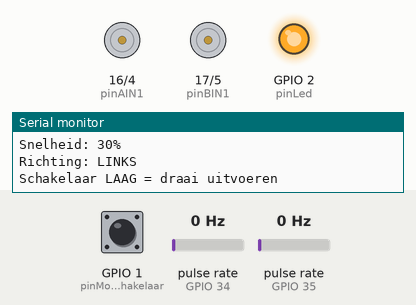
This sketch was run on a simulated ESP32. Parts: motor-driver pin pairs drawn as motors (green arrow = first pin HIGH = forward, orange = second pin HIGH = backward, longer = more drive, scaled by the enable pin), output pins drawn as LEDs (lit = HIGH), the last lines printed to the serial monitor. Wiring (inferred from the names in the program): 2 × pulse sensor: data GPIO 34 / data GPIO 35. The inputs (shaded band) are chosen by the test bench; at power-on: GPIO 1 (pinModeSchakelaar) HIGH, pulse rate (sensors on GPIO 34, GPIO 35) 0 Hz.

Above: at 1.7 s.
1.8 s: GPIO 1 (pinModeSchakelaar) pulled LOW for 0.15 s
At 2.6 s:
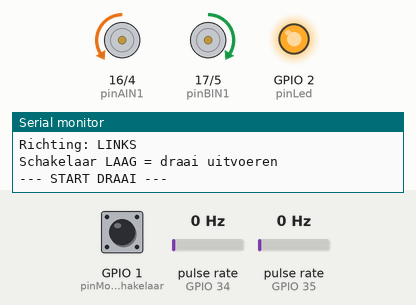
3.4 s: pulse rate (sensor on GPIO 34) set to 100 Hz
6.4 s: pulse rate (sensor on GPIO 34) set to 4 Hz
At 7.3 s:
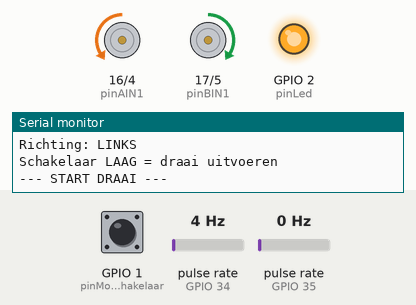
7.9 s: pulse rate (sensor on GPIO 35) set to 26 Hz
10.9 s: pulse rate (sensor on GPIO 35) set to 31 Hz
At 12.25 s:
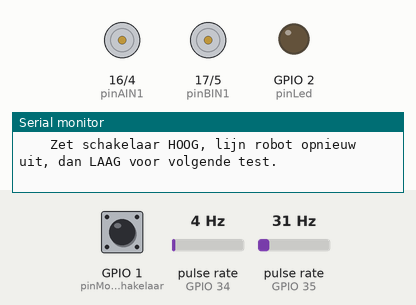
13.9 s: GPIO 1 (pinModeSchakelaar) pulled LOW for 1 s
At 14.2 s:
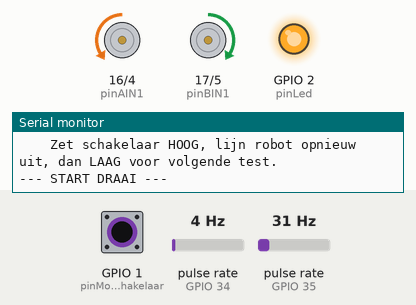
Timing chart, 0 to 16.9 s (numbered marks = the images above; inputs shaded):
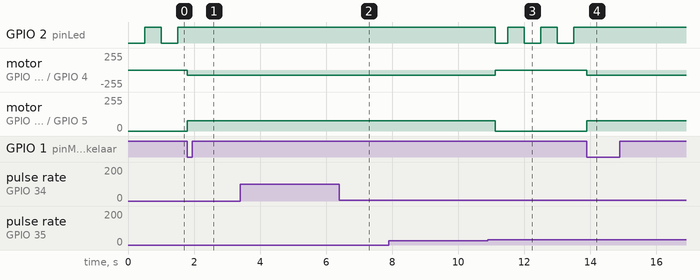

The sketch:

testticksdraaien.ino
```cpp
// ==========================================
// DRAAI KALIBRATIE PROGRAMMA
// ==========================================
// Meet hoeveel encoder-ticks nodig zijn per graad draaien
//
// GEBRUIK:
// 1. Zet robot op de grond met referentiepunt (tape)
// 2. Pas TICKS_PER_DRAAI aan hieronder
// 3. Upload
// 4. Schakelaar HOOG = wachten, LAAG = draai uitvoeren
// 5. Na elke draai: meet met gradenboog hoeveel graden werkelijk gedraaid
// 6. Herhaal met verschillende TICKS_PER_DRAAI tot je 90° precies hebt
// ==========================================

// --- PAS DEZE AAN ---
int TICKS_PER_DRAAI = 200;   // aantal ticks per test
int draaiSnelheidPct = 30;   // snelheid in % (lager = preciezer, te laag = stilstand door wrijving)
bool draaiLinks = true;      // true = links, false = rechts

// ==========================================
// --- MOTOR PINS (TB6612) ---
const int pinAIN1 = 16, pinAIN2 = 4,  pinPWMA = 18;
const int pinBIN1 = 17, pinBIN2 = 5,  pinPWMB = 19;
const int pwmFreq = 5000, pwmResolution = 8;

// --- ENCODERS ---
const int pinEncoderL = 34;
const int pinEncoderR = 35;
volatile long encoderTellerL = 0;
volatile long encoderTellerR = 0;

void IRAM_ATTR encoderISR_L() { encoderTellerL++; }
void IRAM_ATTR encoderISR_R() { encoderTellerR++; }

// --- SCHAKELAAR & LED ---
const int pinModeSchakelaar = 1;
const int pinLed = 2;

int draaiSnelheid;
bool vorigeSchakelaarHoog = true;

void setup() {
  Serial.begin(115200);
  delay(500);

  pinMode(pinModeSchakelaar, INPUT_PULLUP);
  pinMode(pinLed, OUTPUT);
  digitalWrite(pinLed, LOW);

  pinMode(pinAIN1, OUTPUT); pinMode(pinAIN2, OUTPUT);
  pinMode(pinBIN1, OUTPUT); pinMode(pinBIN2, OUTPUT);
  ledcAttach(pinPWMA, pwmFreq, pwmResolution);
  ledcAttach(pinPWMB, pwmFreq, pwmResolution);

  pinMode(pinEncoderL, INPUT_PULLUP);
  pinMode(pinEncoderR, INPUT_PULLUP);
  attachInterrupt(digitalPinToInterrupt(pinEncoderL), encoderISR_L, RISING);
  attachInterrupt(digitalPinToInterrupt(pinEncoderR), encoderISR_R, RISING);

  draaiSnelheid = (draaiSnelheidPct * 255) / 100;

  Serial.println("\n=== DRAAI KALIBRATIE ===");
  Serial.print("Target ticks: "); Serial.println(TICKS_PER_DRAAI);
  Serial.print("Snelheid: ");     Serial.print(draaiSnelheidPct); Serial.println("%");
  Serial.print("Richting: ");     Serial.println(draaiLinks ? "LINKS" : "RECHTS");
  Serial.println("Schakelaar LAAG = draai uitvoeren");
}

void loop() {
  bool schakelaarHoog = (digitalRead(pinModeSchakelaar) == HIGH);

  // Edge detectie: HOOG -> LAAG = start draai
  if (vorigeSchakelaarHoog && !schakelaarHoog) {
    voerDraaiUit();
  }
  vorigeSchakelaarHoog = schakelaarHoog;

  // LED knippert langzaam in ruststand
  digitalWrite(pinLed, (millis() / 500) % 2);
}

void voerDraaiUit() {
  Serial.println("\n--- START DRAAI ---");

  encoderTellerL = 0;
  encoderTellerR = 0;

  // Motoren aan in juiste richting
  if (draaiLinks) {
    setMotorLinks(-draaiSnelheid);
    setMotorRechts(draaiSnelheid);
  } else {
    setMotorLinks(draaiSnelheid);
    setMotorRechts(-draaiSnelheid);
  }

  // LED aan tijdens draai
  digitalWrite(pinLed, HIGH);

  // Wacht tot gemiddelde tick-telling het doel bereikt
  while (((encoderTellerL + encoderTellerR) / 2) < TICKS_PER_DRAAI) {
    delay(1);
  }

  // Remmen
  setMotorLinks(0);
  setMotorRechts(0);
  digitalWrite(pinLed, LOW);

  // Resultaat
  Serial.print("Ticks links: ");  Serial.println(encoderTellerL);
  Serial.print("Ticks rechts: "); Serial.println(encoderTellerR);
  Serial.print("Gemiddeld: ");    Serial.println((encoderTellerL + encoderTellerR) / 2);
  Serial.println("--> Meet nu met gradenboog hoeveel graden gedraaid!");
  Serial.println("    Zet schakelaar HOOG, lijn robot opnieuw uit, dan LAAG voor volgende test.");
}

// === MOTOR CONTROL ===
void setMotorLinks(int s) {
  s = constrain(s, -255, 255);
  if (s > 0)      { digitalWrite(pinAIN1, HIGH); digitalWrite(pinAIN2, LOW);  ledcWrite(pinPWMA,  s); }
  else if (s < 0) { digitalWrite(pinAIN1, LOW);  digitalWrite(pinAIN2, HIGH); ledcWrite(pinPWMA, -s); }
  else            { digitalWrite(pinAIN1, LOW);  digitalWrite(pinAIN2, LOW);  ledcWrite(pinPWMA,  0); }
}

void setMotorRechts(int s) {
  s = constrain(s, -255, 255);
  if (s > 0)      { digitalWrite(pinBIN1, HIGH); digitalWrite(pinBIN2, LOW);  ledcWrite(pinPWMB,  s); }
  else if (s < 0) { digitalWrite(pinBIN1, LOW);  digitalWrite(pinBIN2, HIGH); ledcWrite(pinPWMB, -s); }
  else            { digitalWrite(pinBIN1, LOW);  digitalWrite(pinBIN2, LOW);  ledcWrite(pinPWMB,  0); }
}
```

Measured:
- the behaviour switches between 28 and 29 Hz on pulse rate (sensor on GPIO 35) (found by bisection; images 2 and 3)
- after the input at 1.8 s, GPIO 2 (pinLed): stays HIGH (without the input it goes to LOW after 0.20 s); motor on GPIO 16 (pinAIN1) / GPIO 4 (pinAIN2): stopped → backward 76/255 at once; motor on GPIO 17 (pinBIN1) / GPIO 5 (pinBIN2): stopped → forward 76/255 at once
- after the input at 3.4 s, every drawn part: stays the same
- after the input at 6.4 s, GPIO 2 (pinLed): stays HIGH (without the input it goes to LOW after 1.0 s); motor on GPIO 16 (pinAIN1) / GPIO 4 (pinAIN2): stays backward 76/255 (without the input it goes to stopped after 1.0 s); motor on GPIO 17 (pinBIN1) / GPIO 5 (pinBIN2): stays forward 76/255 (without the input it goes to stopped after 1.0 s)
- after the input at 7.9 s, every drawn part: stays the same
- after the input at 13.9 s, GPIO 2 (pinLed): stops changing and stays HIGH; motor on GPIO 16 (pinAIN1) / GPIO 4 (pinAIN2): stopped → backward 76/255 at once; motor on GPIO 17 (pinBIN1) / GPIO 5 (pinBIN2): stopped → forward 76/255 at once
